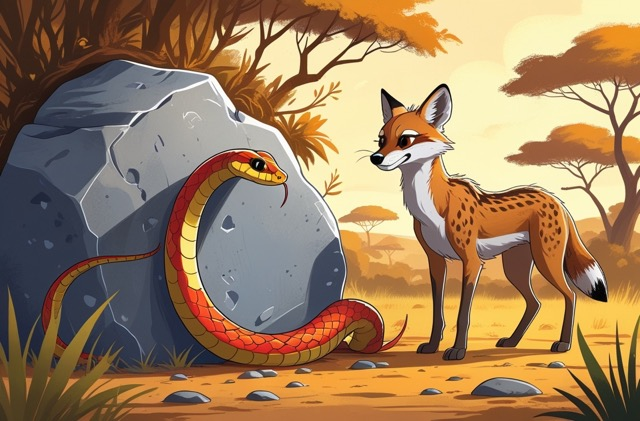
#> input picture images contes/Akil et le serpent ZA.jpg, 640 x 421 px; its folder holds only this picture in this run
$ python optimize_images.py
#> lines starting #> are read from the running program, lines starting #| are printed output that depends on the picture
#!/usr/bin/env python3
"""
Image optimization script for Kuma story images.
Converts images to JPEG and WebP formats with standard and @2x versions.
"""

import os
import sys
from PIL import Image
import glob

def optimize_images():
    source_dir = "/Users/arnaudkossea/development/kuma_upload/images contes"
    output_dir = "/Users/arnaudkossea/development/kuma_upload/images_optimized"

    # Target dimensions
    standard_size = (800, 450)  # 16:9 aspect ratio
    retina_size = (1200, 675)   # @2x version

    # Quality settings
    jpeg_quality = 85
    webp_quality = 80

    print(f"🖼️  Starting image optimization...")
    print(f"📁 Source: {source_dir}")
    print(f"📁 Output: {output_dir}")
    print()

    # Create output directory
    os.makedirs(output_dir, exist_ok=True)

    # Find all image files
    image_extensions = ['*.jpg', '*.jpeg', '*.png', '*.webp', '*.bmp', '*.tiff']
    image_files = []

    for ext in image_extensions:
        image_files.extend(glob.glob(os.path.join(source_dir, ext)))
        image_files.extend(glob.glob(os.path.join(source_dir, ext.upper())))

    if not image_files:
        print(f"❌ No images found in {source_dir}")
        return

    print(f"📊 Found {len(image_files)} images to process:")
    for img_file in image_files:
        print(f"   • {os.path.basename(img_file)}")
    print()

    total_original_size = 0
    total_optimized_size = 0

    for i, image_path in enumerate(image_files, 1):
        filename = os.path.basename(image_path)
        name_without_ext = os.path.splitext(filename)[0]

        print(f"🔄 Processing {i}/{len(image_files)}: {filename}")

        try:
            # Get original file size
            original_size = os.path.getsize(image_path)
            total_original_size += original_size

            # Open and process image
            with Image.open(image_path) as img:
                # Convert to RGB if necessary
#> img is the input picture: PIL image 640x421 RGB; mean R, G, B 156.9, 126.7, 93.6
                if img.mode in ('RGBA', 'LA', 'P'):
                    # Create white background for transparency
                    rgb_img = Image.new('RGB', img.size, (255, 255, 255))
                    if img.mode == 'P':
                        img = img.convert('RGBA')
                    rgb_img.paste(img, mask=img.split()[-1] if img.mode in ('RGBA', 'LA') else None)
                    img = rgb_img
                elif img.mode != 'RGB':
                    img = img.convert('RGB')

                # Create standard size versions
                img_standard = img.resize(standard_size, Image.Resampling.LANCZOS)
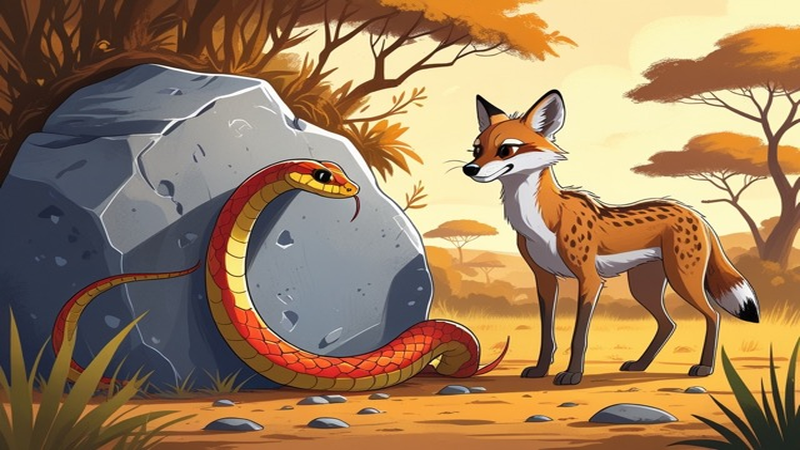
#> img_standard: PIL image 800x450 RGB; mean R, G, B 156.9, 126.7, 93.6
                img_retina = img.resize(retina_size, Image.Resampling.LANCZOS)

                # Save JPEG versions
                jpeg_standard_path = os.path.join(output_dir, f"{name_without_ext}.jpg")
                jpeg_retina_path = os.path.join(output_dir, f"{name_without_ext}@2x.jpg")

                img_standard.save(jpeg_standard_path, 'JPEG', quality=jpeg_quality, optimize=True)
                img_retina.save(jpeg_retina_path, 'JPEG', quality=jpeg_quality, optimize=True)

                # Save WebP versions
                webp_standard_path = os.path.join(output_dir, f"{name_without_ext}.webp")
                webp_retina_path = os.path.join(output_dir, f"{name_without_ext}@2x.webp")

                img_standard.save(webp_standard_path, 'WebP', quality=webp_quality, optimize=True)
                img_retina.save(webp_retina_path, 'WebP', quality=webp_quality, optimize=True)

                # Calculate sizes
                jpeg_std_size = os.path.getsize(jpeg_standard_path)
                jpeg_ret_size = os.path.getsize(jpeg_retina_path)
                webp_std_size = os.path.getsize(webp_standard_path)
                webp_ret_size = os.path.getsize(webp_retina_path)

                total_output_size = jpeg_std_size + jpeg_ret_size + webp_std_size + webp_ret_size
                total_optimized_size += total_output_size

                # Report results
                print(f"   📏 Original: {img.size} → Standard: {standard_size}, @2x: {retina_size}")
#|    📏 Original: (640, 421) → Standard: (800, 450), @2x: (1200, 675)
                print(f"   💾 Original: {original_size/1024:.1f}KB")
                print(f"   💾 JPEG: {jpeg_std_size/1024:.1f}KB (std) + {jpeg_ret_size/1024:.1f}KB (@2x)")
                print(f"   💾 WebP: {webp_std_size/1024:.1f}KB (std) + {webp_ret_size/1024:.1f}KB (@2x)")
                print(f"   📊 Total output: {total_output_size/1024:.1f}KB")
                print()

        except Exception as e:
            print(f"   ❌ Error processing {filename}: {e}")
            print()

    # Final summary
    print("=" * 60)
    print("📊 OPTIMIZATION SUMMARY")
    print("=" * 60)
    print(f"📁 Images processed: {len(image_files)}")
    print(f"💾 Original total size: {total_original_size/1024/1024:.2f} MB")
    print(f"💾 Optimized total size: {total_optimized_size/1024/1024:.2f} MB")

    if total_original_size > 0:
        compression_ratio = (total_original_size - total_optimized_size) / total_original_size * 100
        print(f"📉 Space saved: {compression_ratio:.1f}%")

    print(f"✅ All optimized images saved to: {output_dir}")
    print()
    print("🎯 Generated formats:")
    print("   • JPEG: Standard (800x450) + @2x (1200x675)")
    print("   • WebP: Standard (800x450) + @2x (1200x675)")

if __name__ == "__main__":
    try:
        optimize_images()
    except KeyboardInterrupt:
        print("\n❌ Optimization cancelled by user")
        sys.exit(1)
    except Exception as e:
        print(f"\n❌ Optimization failed: {e}")
        sys.exit(1)
